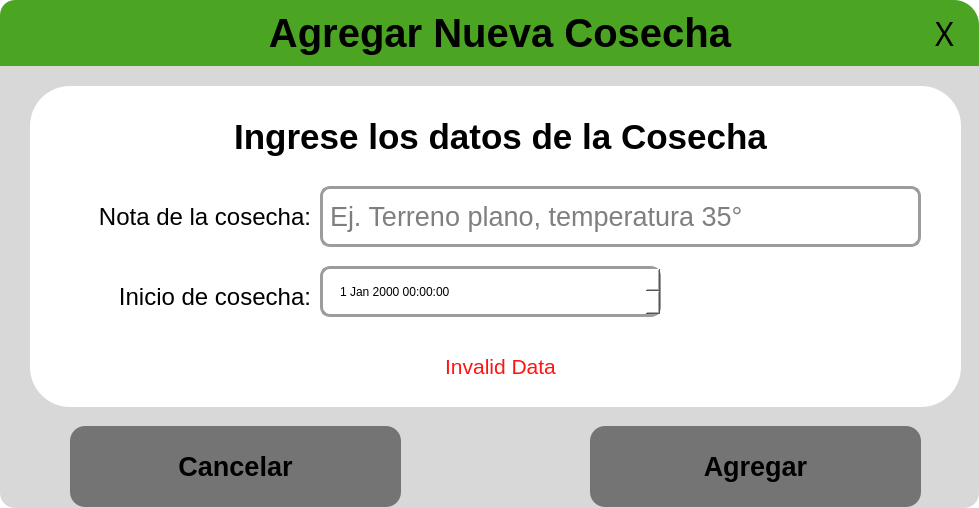
<?xml version="1.0" encoding="UTF-8"?>
<ui version="4.0">
 <class>addCosechaWindow</class>
 <widget class="QWidget" name="addCosechaWindow">
  <property name="geometry">
   <rect>
    <x>0</x>
    <y>0</y>
    <width>979</width>
    <height>508</height>
   </rect>
  </property>
  <property name="windowTitle">
   <string>Form</string>
  </property>
  <property name="styleSheet">
   <string notr="true">border-radius: 15px;
background-color: rgba(61, 255, 181,0);</string>
  </property>
  <layout class="QGridLayout" name="gridLayout" rowstretch="13,87" columnstretch="92,7">
   <property name="leftMargin">
    <number>0</number>
   </property>
   <property name="topMargin">
    <number>0</number>
   </property>
   <property name="rightMargin">
    <number>0</number>
   </property>
   <property name="bottomMargin">
    <number>0</number>
   </property>
   <property name="spacing">
    <number>0</number>
   </property>
   <item row="0" column="0">
    <widget class="QGroupBox" name="logoutGroupBox">
     <property name="styleSheet">
      <string notr="true">background-color: rgb(76, 165, 34);
border-bottom-left-radius: 0px;
border-bottom-right-radius: 0px;
border-top-right-radius: 0px;

</string>
     </property>
     <property name="title">
      <string/>
     </property>
     <layout class="QGridLayout" name="logoutGroupBoxLayout" columnstretch="30,40,20">
      <property name="leftMargin">
       <number>0</number>
      </property>
      <property name="topMargin">
       <number>0</number>
      </property>
      <property name="rightMargin">
       <number>0</number>
      </property>
      <property name="bottomMargin">
       <number>0</number>
      </property>
      <property name="spacing">
       <number>0</number>
      </property>
      <item row="0" column="2">
       <spacer name="horizontalSpacerLogout">
        <property name="orientation">
         <enum>Qt::Horizontal</enum>
        </property>
        <property name="sizeHint" stdset="0">
         <size>
          <width>192</width>
          <height>20</height>
         </size>
        </property>
       </spacer>
      </item>
      <item row="0" column="1">
       <widget class="QLabel" name="titleLabel">
        <property name="font">
         <font>
          <family>Ubuntu</family>
          <pointsize>30</pointsize>
          <bold>true</bold>
         </font>
        </property>
        <property name="text">
         <string>Agregar Nueva Cosecha</string>
        </property>
        <property name="alignment">
         <set>Qt::AlignCenter</set>
        </property>
        <property name="margin">
         <number>0</number>
        </property>
       </widget>
      </item>
      <item row="0" column="0">
       <spacer name="horizontalSpacer">
        <property name="orientation">
         <enum>Qt::Horizontal</enum>
        </property>
        <property name="sizeHint" stdset="0">
         <size>
          <width>40</width>
          <height>20</height>
         </size>
        </property>
       </spacer>
      </item>
     </layout>
    </widget>
   </item>
   <item row="0" column="1">
    <widget class="QPushButton" name="closeDialogButton">
     <property name="sizePolicy">
      <sizepolicy hsizetype="Preferred" vsizetype="Preferred">
       <horstretch>0</horstretch>
       <verstretch>0</verstretch>
      </sizepolicy>
     </property>
     <property name="font">
      <font>
       <family>Arial Rounded MT Bold</family>
       <pointsize>24</pointsize>
       <bold>false</bold>
      </font>
     </property>
     <property name="styleSheet">
      <string notr="true">QPushButton{
	background-color: rgb(76, 165, 34);
border-bottom-left-radius: 0px;
border-bottom-right-radius: 0px;
border-top-left-radius: 0px;
border-top-right-radius: 25px;
}
QPushButton:hover{
	
	background-color: rgb(190, 67, 42);
}</string>
     </property>
     <property name="text">
      <string>X</string>
     </property>
    </widget>
   </item>
   <item row="1" column="0" colspan="2">
    <widget class="QGroupBox" name="logoutOptionsGroupBox">
     <property name="styleSheet">
      <string notr="true">background-color: rgb(255, 255, 255);
background-color: rgb(216, 216, 216);
border-top-left-radius: 0px;
border-top-right-radius: 0px;</string>
     </property>
     <property name="title">
      <string/>
     </property>
     <widget class="QPushButton" name="acceptDialogButton">
      <property name="geometry">
       <rect>
        <x>590</x>
        <y>360</y>
        <width>331</width>
        <height>81</height>
       </rect>
      </property>
      <property name="sizePolicy">
       <sizepolicy hsizetype="Preferred" vsizetype="Preferred">
        <horstretch>0</horstretch>
        <verstretch>0</verstretch>
       </sizepolicy>
      </property>
      <property name="font">
       <font>
        <family>Ubuntu</family>
        <pointsize>20</pointsize>
        <bold>true</bold>
       </font>
      </property>
      <property name="styleSheet">
       <string notr="true">QPushButton{
background-color: rgb(116, 116, 116);
border-radius: 15px;
}
QPushButton:hover{
	
	background-color: rgb(76, 165, 34);
}</string>
      </property>
      <property name="text">
       <string>Agregar</string>
      </property>
     </widget>
     <widget class="QPushButton" name="cancelDialogButton">
      <property name="geometry">
       <rect>
        <x>70</x>
        <y>360</y>
        <width>331</width>
        <height>81</height>
       </rect>
      </property>
      <property name="sizePolicy">
       <sizepolicy hsizetype="Preferred" vsizetype="Preferred">
        <horstretch>0</horstretch>
        <verstretch>0</verstretch>
       </sizepolicy>
      </property>
      <property name="font">
       <font>
        <family>Ubuntu</family>
        <pointsize>20</pointsize>
        <bold>true</bold>
       </font>
      </property>
      <property name="styleSheet">
       <string notr="true">QPushButton{
background-color: rgb(116, 116, 116);
border-radius: 15px;
}
QPushButton:hover{
background-color: rgb(190, 67, 42);
}</string>
      </property>
      <property name="text">
       <string>Cancelar</string>
      </property>
     </widget>
     <widget class="QGroupBox" name="groupBox">
      <property name="geometry">
       <rect>
        <x>30</x>
        <y>20</y>
        <width>931</width>
        <height>321</height>
       </rect>
      </property>
      <property name="styleSheet">
       <string notr="true">background-color: rgb(255, 255, 255);
border-radius: 40px;</string>
      </property>
      <property name="title">
       <string/>
      </property>
      <widget class="QLabel" name="fechaLabel">
       <property name="geometry">
        <rect>
         <x>30</x>
         <y>180</y>
         <width>251</width>
         <height>61</height>
        </rect>
       </property>
       <property name="font">
        <font>
         <family>Ubuntu</family>
         <pointsize>18</pointsize>
        </font>
       </property>
       <property name="text">
        <string>Inicio de cosecha:</string>
       </property>
       <property name="alignment">
        <set>Qt::AlignRight|Qt::AlignTrailing|Qt::AlignVCenter</set>
       </property>
       <property name="margin">
        <number>3</number>
       </property>
      </widget>
      <widget class="QLabel" name="notaLabel">
       <property name="geometry">
        <rect>
         <x>30</x>
         <y>100</y>
         <width>251</width>
         <height>61</height>
        </rect>
       </property>
       <property name="font">
        <font>
         <family>Ubuntu</family>
         <pointsize>18</pointsize>
        </font>
       </property>
       <property name="text">
        <string>Nota de la cosecha:</string>
       </property>
       <property name="alignment">
        <set>Qt::AlignRight|Qt::AlignTrailing|Qt::AlignVCenter</set>
       </property>
       <property name="margin">
        <number>3</number>
       </property>
      </widget>
      <widget class="QLineEdit" name="addNotaLineEdit">
       <property name="geometry">
        <rect>
         <x>290</x>
         <y>100</y>
         <width>601</width>
         <height>61</height>
        </rect>
       </property>
       <property name="font">
        <font>
         <family>Ubuntu</family>
         <pointsize>20</pointsize>
        </font>
       </property>
       <property name="styleSheet">
        <string notr="true">border: 3px solid;
border-radius: 10px;
border-color: rgb(156, 156, 156);
padding-left: 5px;</string>
       </property>
       <property name="text">
        <string/>
       </property>
       <property name="maxLength">
        <number>40</number>
       </property>
       <property name="placeholderText">
        <string>Ej. Terreno plano, temperatura 35°</string>
       </property>
      </widget>
      <widget class="QLabel" name="subtitleLabel">
       <property name="geometry">
        <rect>
         <x>190</x>
         <y>20</y>
         <width>561</width>
         <height>61</height>
        </rect>
       </property>
       <property name="font">
        <font>
         <family>Ubuntu</family>
         <pointsize>26</pointsize>
         <bold>true</bold>
        </font>
       </property>
       <property name="text">
        <string>Ingrese los datos de la Cosecha</string>
       </property>
       <property name="alignment">
        <set>Qt::AlignCenter</set>
       </property>
       <property name="margin">
        <number>3</number>
       </property>
      </widget>
      <widget class="QLabel" name="errorLabel">
       <property name="geometry">
        <rect>
         <x>30</x>
         <y>260</y>
         <width>881</width>
         <height>41</height>
        </rect>
       </property>
       <property name="font">
        <font>
         <family>Ubuntu</family>
         <pointsize>16</pointsize>
        </font>
       </property>
       <property name="styleSheet">
        <string notr="true">color: rgb(255, 19, 19);</string>
       </property>
       <property name="text">
        <string>Invalid Data</string>
       </property>
       <property name="alignment">
        <set>Qt::AlignCenter</set>
       </property>
       <property name="margin">
        <number>3</number>
       </property>
      </widget>
      <widget class="QDateTimeEdit" name="addFechaDateEdit">
       <property name="geometry">
        <rect>
         <x>290</x>
         <y>180</y>
         <width>341</width>
         <height>51</height>
        </rect>
       </property>
       <property name="styleSheet">
        <string notr="true">QDateTimeEdit{
	font: 18pt &quot;Arial Rounded MT Bold&quot;;
padding-left: 15px;
border: 3px solid;
border-radius: 10px;
border-color: rgb(156, 156, 156);
}
QAbstractSpinBox::up-button {
image: url(:/Recursos/Icons/upArrowB.svg);
border-top-right-radius: 10px;
}
QAbstractSpinBox::up-button:hover {
background-color: rgb(136, 136, 136);
border-bottom-left-radius: 10px;
}
QAbstractSpinBox::up-button:pressed {
background-color: rgb(255, 255, 255);
border: 3px solid;
border-color: rgb(156, 156, 156);
}
QAbstractSpinBox::down-button {
image: url(:/Recursos/Icons/downArrowB.svg);
border-top-left-radius: 10px;
border-bottom-right-radius: 10px;
}
QAbstractSpinBox::down-button:hover {
background-color: rgb(136, 136, 136);
}
QAbstractSpinBox::down-button:pressed {
background-color: rgb(255, 255, 255);
border: 3px solid;
border-color: rgb(156, 156, 156);
}
</string>
       </property>
      </widget>
     </widget>
    </widget>
   </item>
  </layout>
 </widget>
 <tabstops>
  <tabstop>closeDialogButton</tabstop>
  <tabstop>addNotaLineEdit</tabstop>
  <tabstop>cancelDialogButton</tabstop>
  <tabstop>acceptDialogButton</tabstop>
 </tabstops>
 <resources>
  <include location="../../../Recursos/resources.qrc"/>
 </resources>
 <connections>
  <connection>
   <sender>closeDialogButton</sender>
   <signal>clicked()</signal>
   <receiver>addCosechaWindow</receiver>
   <slot>closeDialog()</slot>
   <hints>
    <hint type="sourcelabel">
     <x>978</x>
     <y>26</y>
    </hint>
    <hint type="destinationlabel">
     <x>630</x>
     <y>16</y>
    </hint>
   </hints>
  </connection>
  <connection>
   <sender>cancelDialogButton</sender>
   <signal>clicked()</signal>
   <receiver>addCosechaWindow</receiver>
   <slot>closeDialog()</slot>
   <hints>
    <hint type="sourcelabel">
     <x>136</x>
     <y>491</y>
    </hint>
    <hint type="destinationlabel">
     <x>636</x>
     <y>338</y>
    </hint>
   </hints>
  </connection>
  <connection>
   <sender>acceptDialogButton</sender>
   <signal>clicked()</signal>
   <receiver>addCosechaWindow</receiver>
   <slot>doDialogAction()</slot>
   <hints>
    <hint type="sourcelabel">
     <x>590</x>
     <y>491</y>
    </hint>
    <hint type="destinationlabel">
     <x>625</x>
     <y>343</y>
    </hint>
   </hints>
  </connection>
 </connections>
 <slots>
  <slot>doDialogAction()</slot>
  <slot>closeDialog()</slot>
  <slot>setCoordinates()</slot>
 </slots>
</ui>
